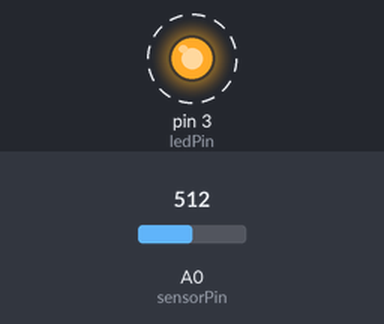
The sketch below on a simulated Arduino Uno, built with avr-gcc and run on an emulated ATmega328P. On the bench: output pins drawn as LEDs (lit = HIGH). Dashed ring = blinking. The inputs (shaded band) are chosen by the test bench; at power-on: A0 (sensorPin) = 512. What the sketch prints to the serial monitor is not drawn.

Above: at 0.5 s.
Timing chart, 0 to 3.5 s (numbered marks = the images above):
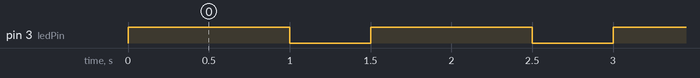

The sketch:

Analog_sound_sensor.ino
```cpp
int sensorPin = A0; // select the input pin for the potentiometer
int ledPin = 3; // select the pin for the LED
int sensorValue = 900; // variable to store the value coming from the sensor

void setup ()
{
  pinMode (ledPin, OUTPUT);
  Serial.begin (9600);
}

void loop ()
{
  sensorValue = analogRead (sensorPin);
  digitalWrite (ledPin, HIGH);
  Serial.println (sensorValue, DEC);
  delay (1000);
  digitalWrite (ledPin, LOW);
  Serial.println (sensorValue, DEC);
  delay (500);
  //Serial.println (sensorValue, DEC);
}
```

Measured:
- by itself, pin 3 (ledPin): alternates HIGH for 1.0 s and LOW for 0.50 s
